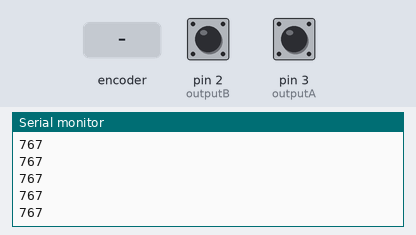
Recording of a sketch running on a simulated Arduino Uno, built with avr-gcc and run on an emulated ATmega328P. On the bench: the last lines printed to the serial monitor. The test bench sets the inputs (shaded band); at power-on: pin 2 (outputB) HIGH, pin 3 (outputA) HIGH.

Above: at 1.2 s.
1.3 s: rotary encoder on pin 3 (outputA) / pin 2 (outputB) turned 3 steps (first pin leading)
At 2.0 s:
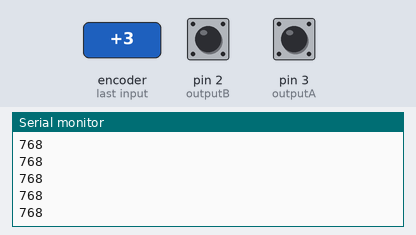
3.4 s: rotary encoder on pin 3 (outputA) / pin 2 (outputB) turned 1 step (first pin leading)
At 4.4 s:
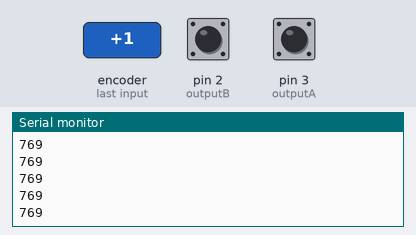
Timing chart, 0 to 6.4 s (numbered marks = the images above; inputs shaded):
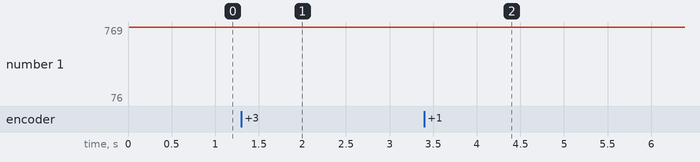

The sketch:

RotaryEncoder.ino
```cpp
 #define outputA 3
 #define outputB 2

 int aState;
 int aLastState;
 int now=0;
 int prev=0;
 int ppr=3000;
 int counter = ppr/2;

void setup() {
  // put your setup code here, to run once:
  pinMode (outputA,INPUT);
   pinMode (outputB,INPUT);
    digitalWrite (outputA, HIGH);   // enable pull-up
  digitalWrite (outputB, HIGH);   // enable pull-up

   Serial.begin(9600);
    aLastState = digitalRead(outputA);


}

void loop() {
    int v=rotar();
//   delay(10);
  if (now-prev >10){
  Serial.println(v);
  prev=millis();
  }
  now=millis();

}

int rotar(){
  aState = digitalRead(outputA); // Reads the "current" state of the outputA
   // If the previous and the current state of the outputA are different, that means a Pulse has occured
   if (aState < aLastState){
     // If the outputB state is different to the outputA state, that means the encoder is rotating clockwise
     if (digitalRead(outputB) != aState) {
      if (counter <ppr){
        counter ++;
        }

     } else {
      if (counter >0){
        counter --;
        }

     }
    // Serial.print("Position: ");
     //Serial.println(counter);
    // Serial.print("X Value: ");
   //  Serial.println(map(counter,0,2000,0,1023));

//        Serial.print("OutputA: ");
//  Serial.println(digitalRead(outputA));
//   Serial.print("Outputb: ");
//  Serial.println(digitalRead(outputB));
   }


//   Serial.print("OutputA: ");
//  Serial.println(digitalRead(outputA));
//   Serial.print("Outputb: ");
//  Serial.println(digitalRead(outputB));

   aLastState = aState;
   return map(counter,0,2000,0,1023);
  }
```

Measured:
- after the input at 1.3 s, the serial monitor: prints a new line after 0.20 s (image 1)
- after the input at 3.4 s, the serial monitor: prints a new line at once (image 2)
- plotted number 1: 767 → 768 after the input at 1.3 s, 768 → 76 after the input at 3.4 s
